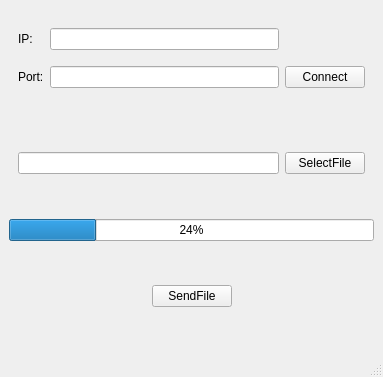
<?xml version="1.0" encoding="UTF-8"?>
<ui version="4.0">
 <class>MainWindow</class>
 <widget class="QMainWindow" name="MainWindow">
  <property name="geometry">
   <rect>
    <x>0</x>
    <y>0</y>
    <width>383</width>
    <height>377</height>
   </rect>
  </property>
  <property name="windowTitle">
   <string>MainWindow</string>
  </property>
  <widget class="QWidget" name="centralwidget">
   <layout class="QVBoxLayout" name="verticalLayout">
    <item>
     <widget class="QWidget" name="widget" native="true">
      <layout class="QGridLayout" name="gridLayout">
       <item row="1" column="0">
        <widget class="QLabel" name="label_2">
         <property name="text">
          <string>Port:</string>
         </property>
        </widget>
       </item>
       <item row="0" column="1">
        <widget class="QLineEdit" name="ip"/>
       </item>
       <item row="1" column="1">
        <widget class="QLineEdit" name="port"/>
       </item>
       <item row="0" column="0">
        <widget class="QLabel" name="label">
         <property name="text">
          <string>IP:</string>
         </property>
        </widget>
       </item>
       <item row="1" column="2">
        <widget class="QPushButton" name="btn_connect">
         <property name="text">
          <string>Connect</string>
         </property>
        </widget>
       </item>
      </layout>
     </widget>
    </item>
    <item>
     <widget class="QWidget" name="widget_2" native="true">
      <layout class="QHBoxLayout" name="horizontalLayout">
       <item>
        <widget class="QLineEdit" name="filePath"/>
       </item>
       <item>
        <widget class="QPushButton" name="btn_selectFile">
         <property name="text">
          <string>SelectFile</string>
         </property>
        </widget>
       </item>
      </layout>
     </widget>
    </item>
    <item>
     <widget class="QProgressBar" name="progressBar">
      <property name="value">
       <number>24</number>
      </property>
     </widget>
    </item>
    <item>
     <widget class="QWidget" name="widget_3" native="true">
      <layout class="QHBoxLayout" name="horizontalLayout_2">
       <item>
        <spacer name="horizontalSpacer">
         <property name="orientation">
          <enum>Qt::Horizontal</enum>
         </property>
         <property name="sizeHint" stdset="0">
          <size>
           <width>127</width>
           <height>20</height>
          </size>
         </property>
        </spacer>
       </item>
       <item>
        <widget class="QPushButton" name="pushButton">
         <property name="text">
          <string>SendFile</string>
         </property>
        </widget>
       </item>
       <item>
        <spacer name="horizontalSpacer_2">
         <property name="orientation">
          <enum>Qt::Horizontal</enum>
         </property>
         <property name="sizeHint" stdset="0">
          <size>
           <width>127</width>
           <height>20</height>
          </size>
         </property>
        </spacer>
       </item>
      </layout>
     </widget>
    </item>
   </layout>
  </widget>
  <widget class="QMenuBar" name="menubar">
   <property name="geometry">
    <rect>
     <x>0</x>
     <y>0</y>
     <width>383</width>
     <height>23</height>
    </rect>
   </property>
  </widget>
  <widget class="QStatusBar" name="statusbar"/>
 </widget>
 <resources/>
 <connections/>
</ui>
